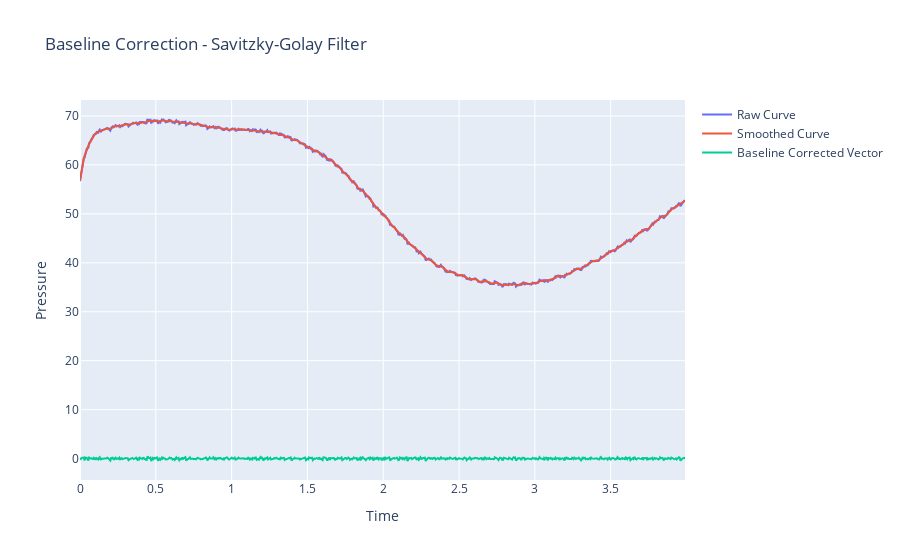

Notebook cell for this chart:
### Code cell
"""
3. Savitzky-Golay Filter
- applies a polynomial smoothing filter to the data, which is particularly effective for preserving features of the data while reducing noise
- uses a sliding window to fit a polynomial to the data points within the window, and then replaces the central point with the value of the polynomial at that point
"""
from scipy.signal import savgol_filter
window_size = 13  # Must be odd
poly_order = 2  # Polynomial order
smoothed_vector = savgol_filter(pressure_vector, window_size, poly_order)
baseline_corrected_vector = pressure_vector - smoothed_vector
fig = go.Figure()
fig.add_trace(go.Scatter(x=time, y=pressure_vector, mode='lines', name='Raw Curve'))
fig.add_trace(go.Scatter(x=time, y=smoothed_vector, mode='lines', name='Smoothed Curve'))
fig.add_trace(go.Scatter(x=time, y=baseline_corrected_vector, mode='lines', name='Baseline Corrected Vector'))
fig.update_layout(title='Baseline Correction - Savitzky-Golay Filter', xaxis_title='Time', yaxis_title='Pressure')
fig.show()
fig.write_image("dev/figures/fig_baseline_correction_savitzky_golay_filter.png", width=1100, height= 350, scale = 3)

### Figure 1 — Plotly figure (JSON) as saved in the notebook; plotly's stock layout.template omitted (floating-point values rounded to 4 significant figures; data arrays with more than 128 entries replaced by an {"elided": "..."} marker saying what was removed)
{"data": [{"mode": "lines", "name": "Raw Curve", "type": "scatter", "x": {"elided": "799 float values"}, "y": {"elided": "799 float values"}}, {"mode": "lines", "name": "Smoothed Curve", "type": "scatter", "x": {"elided": "799 float values"}, "y": {"elided": "799 float values"}}, {"mode": "lines", "name": "Baseline Corrected Vector", "type": "scatter", "x": {"elided": "799 float values"}, "y": {"elided": "799 float values"}}], "layout": {"title": {"text": "Baseline Correction - Savitzky-Golay Filter"}, "xaxis": {"title": {"text": "Time"}}, "yaxis": {"title": {"text": "Pressure"}}}}
